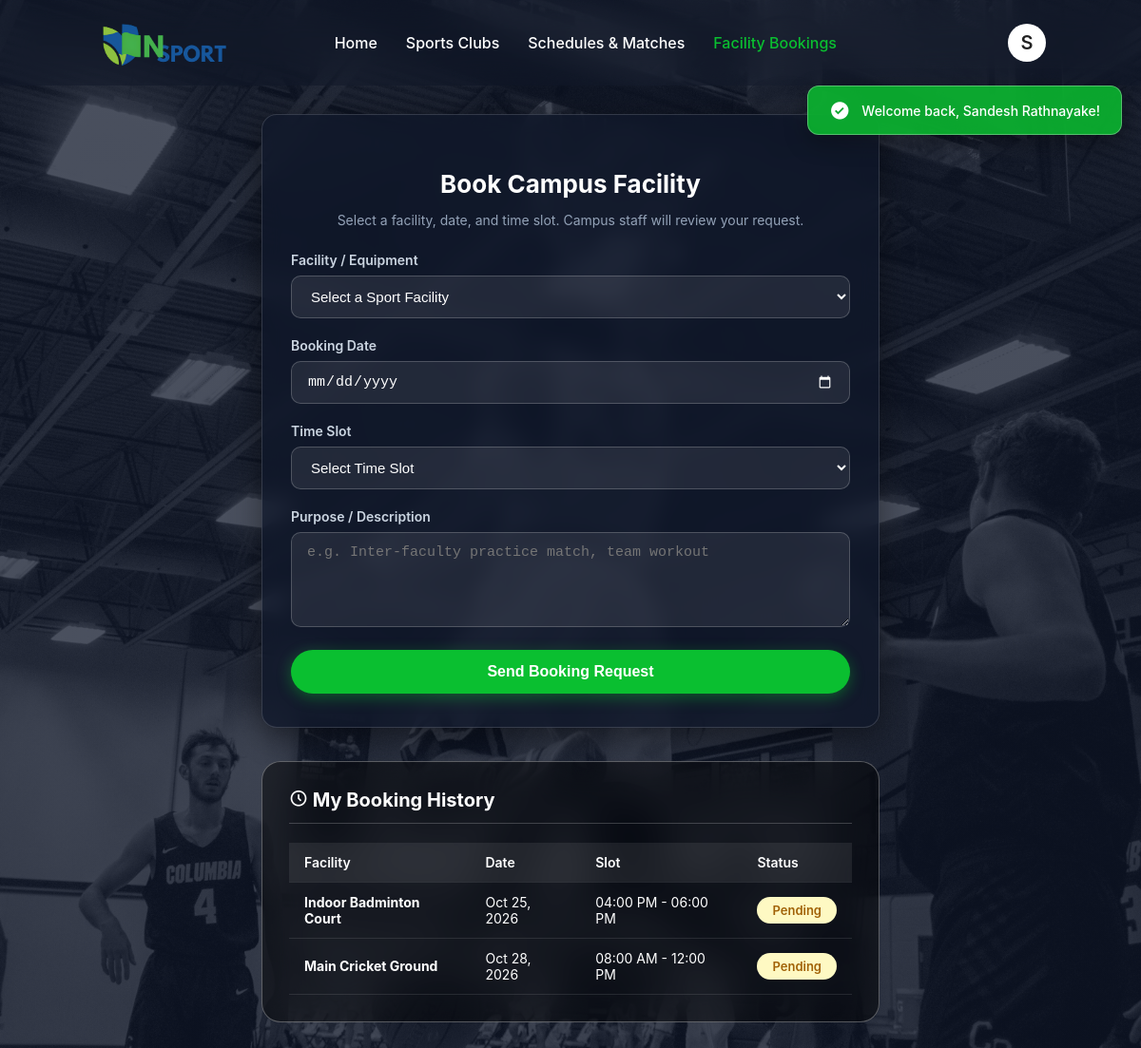
/facility_booking.php (signed in), run on the app's committed database.
### tables this page shows
CREATE TABLE `facility_bookings` (
  `id` int NOT NULL,
  `user_id` int NOT NULL,
  `facility_name` varchar(100) NOT NULL,
  `booking_date` date NOT NULL,
  `time_slot` varchar(50) NOT NULL,
  `status` enum('pending','approved','rejected') DEFAULT 'pending',
  `created_at` timestamp NULL DEFAULT CURRENT_TIMESTAMP
);

### facility_booking.php (the view, shortened to what this page needs)
<?php
require_once 'config.php';
$user_id = $_SESSION['user_id'] ?? null;
$name = $_SESSION['name'] ?? null;
$user_bookings = [];
if ($user_id) {
    $stmt = $conn->prepare("
        SELECT * FROM facility_bookings
        WHERE user_id = ?
        ORDER BY created_at DESC
    ");
    $stmt->bind_param("i", $user_id);
    $stmt->execute();
    $user_bookings = $stmt->get_result()->fetch_all(MYSQLI_ASSOC);
}
$alerts = $_SESSION['alerts'] ?? [];
?>
<!DOCTYPE html>
<html lang="en">
<head>
    <link rel="stylesheet" href="style.css?v=9.9">
    <link href="https://unpkg.com/boxicons@2.1.4/css/boxicons.min.css" rel="stylesheet">
</head>
<body class="profile-page-body">
    <header>
        <a href="index.php" class="logo">
            <img src="logo2.png" alt="Logo">
        </a>
        <nav>
            <a href="index.php">Home</a>
            <a href="sports_clubs.php">Sports Clubs</a>
            <a href="schedules.php">Schedules & Matches</a>
            <a href="facility_booking.php" style="color: #0abf30;">Facility Bookings</a>
        </nav>
        <div class="user-auth">
            <?php if (!empty($name)): ?>
            <div class="profile-box">
                <div class="avatar-circle"><?= strtoupper($name[0]) ?></div>
            </div>
            <?php else: ?>
            <button type="button" class="login-btn-modal">Login</button>
            <?php endif; ?>
        </div>
    </header>
    <section class="booking-section">
        <div class="booking-card">
            <h2>Book Campus Facility</h2>
            <p class="sub-text">Select a facility, date, and time slot. Campus staff will review your request.</p>
            <form action="facility_booking.php" method="POST" class="booking-form">
                <div class="form-group">
                    <label for="facility_name">Facility / Equipment</label>
                    <select name="facility_name" id="facility_name" required>
                        <option value="">Select a Sport Facility</option>
                    </select>
                </div>
                <div class="form-group">
                    <label for="booking_date">Booking Date</label>
                    <input type="date" name="booking_date" id="booking_date" required>
                </div>
                <div class="form-group">
                    <label for="time_slot">Time Slot</label>
                    <select name="time_slot" id="time_slot" required>
                        <option value="">Select Time Slot</option>
                    </select>
                </div>
                <div class="form-group">
                    <label for="purpose">Purpose / Description</label>
                    <textarea name="purpose" id="purpose" maxlength="1000" placeholder="e.g. Inter-faculty practice match, team workout" required></textarea>
                </div>
                <button type="submit" name="submit_booking" class="booking-submit-btn">Send Booking Request</button>
            </form>
        </div>
        <?php if (!empty($user_bookings)): ?>
        <div class="admin-subcontainer" style="margin-top: 35px;">
            <div class="view-header">
                <h2><i class='bx bx-time-five'></i> My Booking History</h2>
            </div>
            <div class="table-responsive">
                <table class="admin-table">
                    <thead>
                        <tr>
                            <th>Facility</th>
                            <th>Date</th>
                            <th>Slot</th>
                            <th>Status</th>
                        </tr>
                    </thead>
                    <tbody>
                        <?php foreach ($user_bookings as $booking): ?>
                        <tr>
                            <td><strong><?= htmlspecialchars($booking['facility_name']) ?></strong></td>
                            <td><?= date('M d, Y', strtotime($booking['booking_date'])) ?></td>
                            <td><?= htmlspecialchars($booking['time_slot']) ?></td>
                            <td>
                                <span class="badge <?= htmlspecialchars($booking['status']) ?>">
                                    <?= htmlspecialchars($booking['status']) ?>
                                </span>
                            </td>
                        </tr>
                        <?php endforeach; ?>
                    </tbody>
                </table>
            </div>
        </div>
        <?php endif; ?>
    </section>
    <?php if (!empty($alerts)): ?>
    <div class="alert-box">
        <?php foreach ($alerts as $alert): ?>
        <div class="alert <?= $alert['type'] ?>">
            <i class='bx <?= $alert['type'] === 'success' ? 'bxs-check-circle' : 'bxs-x-circle'; ?>'></i>
            <span><?= htmlspecialchars($alert['message']); ?></span>
        </div>
        <?php endforeach; ?>
    </div>
    <?php endif; ?>
</body>
</html>

### data on the page
facility_bookings: facility_name "Indoor Badminton Court", booking_date "Oct 25, 2026", time_slot "04:00 PM - 06:00 PM", status "Pending"
facility_bookings: facility_name "Main Cricket Ground", booking_date "Oct 28, 2026", time_slot "08:00 AM - 12:00 PM", status "Pending"

### other printed values
$name[0] "S"
$alert['message'] "Welcome back, Sandesh Rathnayake!"
